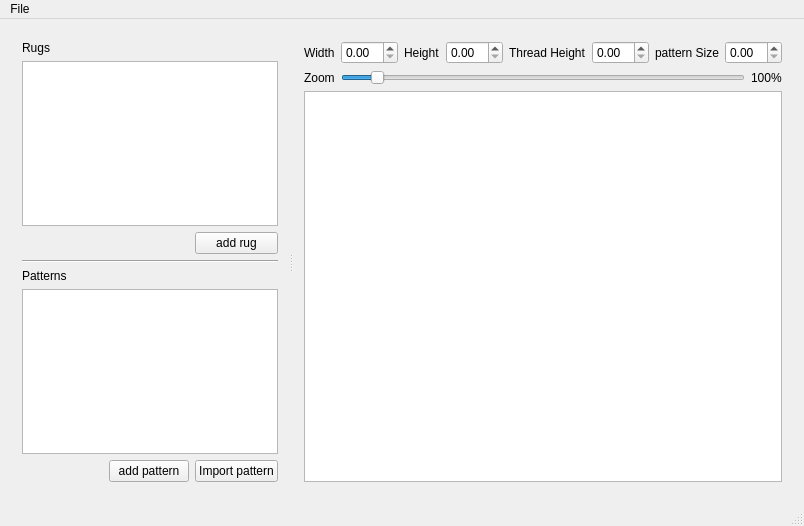
<?xml version="1.0" encoding="UTF-8"?>
<ui version="4.0">
 <class>MainWindow</class>
 <widget class="QMainWindow" name="MainWindow">
  <property name="geometry">
   <rect>
    <x>0</x>
    <y>0</y>
    <width>804</width>
    <height>526</height>
   </rect>
  </property>
  <property name="windowTitle">
   <string>MainWindow</string>
  </property>
  <widget class="QWidget" name="centralWidget">
   <layout class="QGridLayout" name="gridLayout_3">
    <item row="0" column="0">
     <widget class="QSplitter" name="splitter">
      <property name="orientation">
       <enum>Qt::Horizontal</enum>
      </property>
      <widget class="QWidget" name="widget" native="true">
       <layout class="QGridLayout" name="gridLayout">
        <item row="3" column="0" colspan="3">
         <widget class="Line" name="line">
          <property name="orientation">
           <enum>Qt::Horizontal</enum>
          </property>
         </widget>
        </item>
        <item row="4" column="0" colspan="2">
         <widget class="QLabel" name="label_2">
          <property name="text">
           <string>Patterns</string>
          </property>
         </widget>
        </item>
        <item row="5" column="0" colspan="3">
         <widget class="QListWidget" name="patternList"/>
        </item>
        <item row="6" column="1">
         <widget class="QPushButton" name="addPattern">
          <property name="text">
           <string>add pattern</string>
          </property>
         </widget>
        </item>
        <item row="0" column="0" colspan="2">
         <widget class="QLabel" name="label">
          <property name="text">
           <string>Rugs</string>
          </property>
         </widget>
        </item>
        <item row="1" column="0" colspan="3">
         <widget class="QListWidget" name="rugList"/>
        </item>
        <item row="6" column="2">
         <widget class="QPushButton" name="importPattern">
          <property name="text">
           <string>Import pattern</string>
          </property>
         </widget>
        </item>
        <item row="2" column="2">
         <widget class="QPushButton" name="addRug">
          <property name="text">
           <string>add rug</string>
          </property>
         </widget>
        </item>
        <item row="2" column="0" colspan="2">
         <spacer name="horizontalSpacer_2">
          <property name="orientation">
           <enum>Qt::Horizontal</enum>
          </property>
          <property name="sizeHint" stdset="0">
           <size>
            <width>40</width>
            <height>20</height>
           </size>
          </property>
         </spacer>
        </item>
        <item row="6" column="0">
         <spacer name="horizontalSpacer_3">
          <property name="orientation">
           <enum>Qt::Horizontal</enum>
          </property>
          <property name="sizeHint" stdset="0">
           <size>
            <width>40</width>
            <height>20</height>
           </size>
          </property>
         </spacer>
        </item>
       </layout>
      </widget>
      <widget class="QWidget" name="widget_2" native="true">
       <property name="sizePolicy">
        <sizepolicy hsizetype="Expanding" vsizetype="Preferred">
         <horstretch>5</horstretch>
         <verstretch>0</verstretch>
        </sizepolicy>
       </property>
       <layout class="QGridLayout" name="gridLayout_2">
        <item row="0" column="0" colspan="3">
         <layout class="QHBoxLayout" name="horizontalLayout">
          <item>
           <widget class="QLabel" name="label_3">
            <property name="text">
             <string>Width</string>
            </property>
           </widget>
          </item>
          <item>
           <widget class="QDoubleSpinBox" name="rugWidth"/>
          </item>
          <item>
           <widget class="QLabel" name="label_4">
            <property name="text">
             <string>Height</string>
            </property>
           </widget>
          </item>
          <item>
           <widget class="QDoubleSpinBox" name="rugHeight"/>
          </item>
          <item>
           <widget class="QLabel" name="label_5">
            <property name="text">
             <string>Thread Height</string>
            </property>
           </widget>
          </item>
          <item>
           <widget class="QDoubleSpinBox" name="threadHeight"/>
          </item>
          <item>
           <widget class="QLabel" name="label_7">
            <property name="text">
             <string>pattern Size</string>
            </property>
           </widget>
          </item>
          <item>
           <widget class="QDoubleSpinBox" name="patternSize"/>
          </item>
          <item>
           <spacer name="horizontalSpacer">
            <property name="orientation">
             <enum>Qt::Horizontal</enum>
            </property>
            <property name="sizeHint" stdset="0">
             <size>
              <width>40</width>
              <height>20</height>
             </size>
            </property>
           </spacer>
          </item>
         </layout>
        </item>
        <item row="2" column="0" colspan="3">
         <widget class="QGraphicsView" name="rugView"/>
        </item>
        <item row="1" column="0">
         <widget class="QLabel" name="label_6">
          <property name="text">
           <string>Zoom</string>
          </property>
         </widget>
        </item>
        <item row="1" column="1">
         <widget class="QSlider" name="zoom">
          <property name="minimum">
           <number>10</number>
          </property>
          <property name="maximum">
           <number>1200</number>
          </property>
          <property name="singleStep">
           <number>10</number>
          </property>
          <property name="pageStep">
           <number>100</number>
          </property>
          <property name="value">
           <number>100</number>
          </property>
          <property name="orientation">
           <enum>Qt::Horizontal</enum>
          </property>
         </widget>
        </item>
        <item row="1" column="2">
         <widget class="QLabel" name="zoomLabel">
          <property name="text">
           <string>100%</string>
          </property>
         </widget>
        </item>
       </layout>
      </widget>
     </widget>
    </item>
   </layout>
  </widget>
  <widget class="QMenuBar" name="menuBar">
   <property name="geometry">
    <rect>
     <x>0</x>
     <y>0</y>
     <width>804</width>
     <height>25</height>
    </rect>
   </property>
   <widget class="QMenu" name="menuFile">
    <property name="title">
     <string>File</string>
    </property>
    <addaction name="actionNew"/>
    <addaction name="actionOpen"/>
    <addaction name="separator"/>
    <addaction name="actionSave"/>
    <addaction name="actionSave_As"/>
    <addaction name="separator"/>
    <addaction name="actionPrint"/>
    <addaction name="separator"/>
    <addaction name="actionQuit"/>
   </widget>
   <addaction name="menuFile"/>
  </widget>
  <widget class="QStatusBar" name="statusBar"/>
  <action name="actionOpen">
   <property name="text">
    <string>Open...</string>
   </property>
  </action>
  <action name="actionNew">
   <property name="text">
    <string>New</string>
   </property>
  </action>
  <action name="actionSave">
   <property name="text">
    <string>Save</string>
   </property>
  </action>
  <action name="actionSave_As">
   <property name="text">
    <string>Save As...</string>
   </property>
  </action>
  <action name="actionQuit">
   <property name="text">
    <string>Quit</string>
   </property>
   <property name="shortcut">
    <string>Ctrl+Q</string>
   </property>
  </action>
  <action name="actionPrint">
   <property name="text">
    <string>Print...</string>
   </property>
  </action>
 </widget>
 <layoutdefault spacing="6" margin="11"/>
 <resources/>
 <connections/>
</ui>
